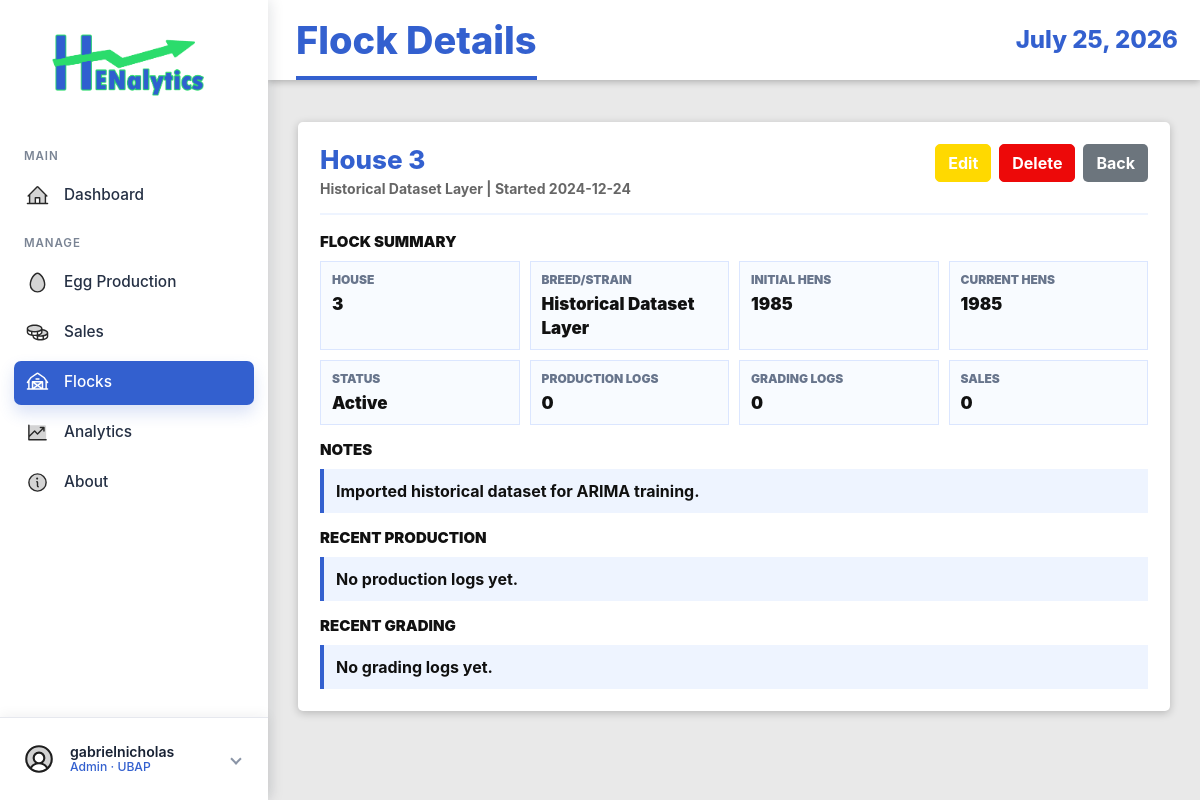
Page /flocks/4/ (signed in) on the earlier database version.
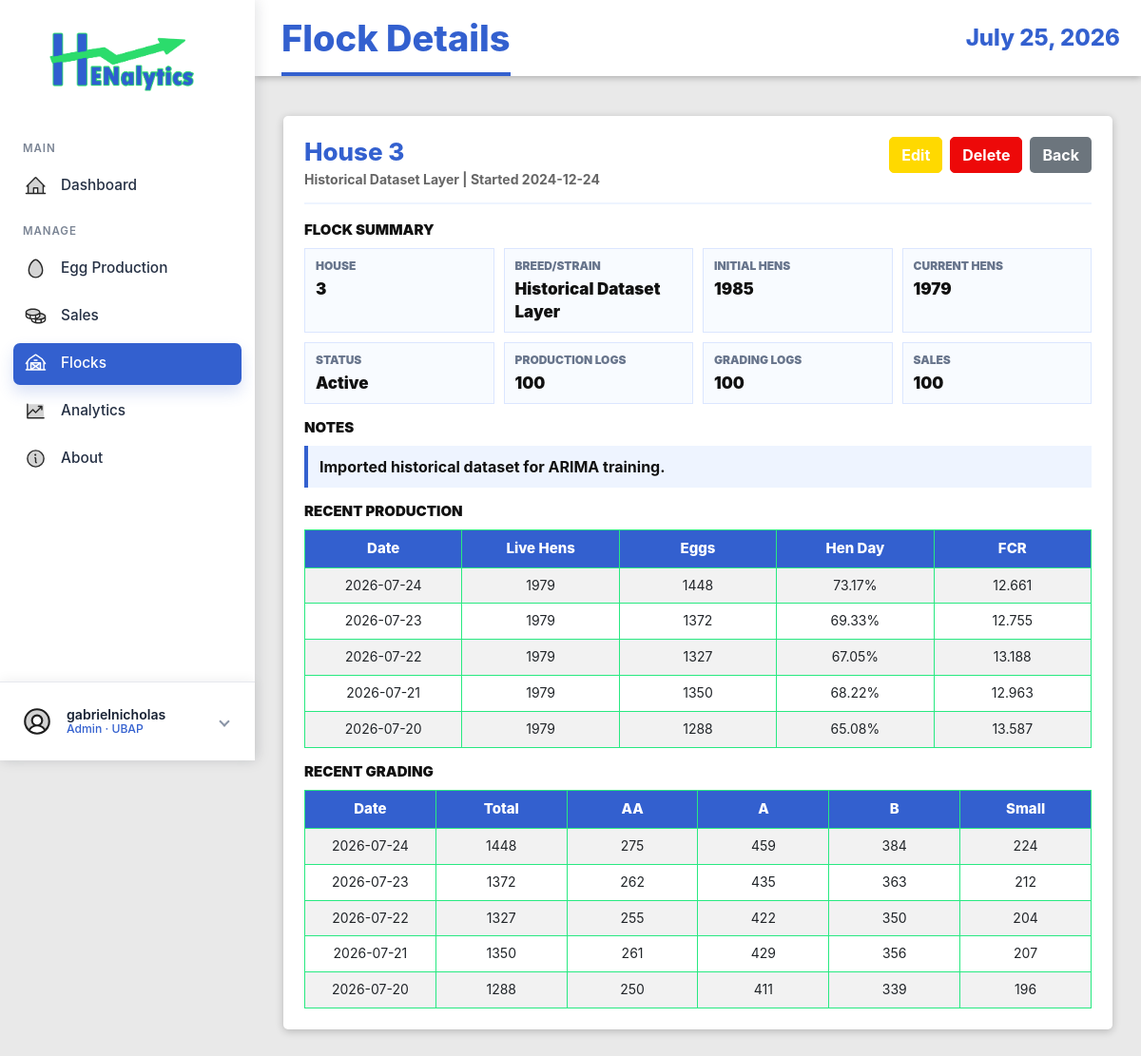
Same page on the later database version.
### EggProduction/models.py (models this page shows, shortened)
class ProductionLog(models.Model):
    flock = models.ForeignKey(Flock, on_delete=models.CASCADE, related_name='production_logs')
    log_date = models.DateField()
    age_weeks = models.IntegerField(validators=[MinValueValidator(0)])
    age_days = models.IntegerField(validators=[MinValueValidator(0)])
    hen_count = models.IntegerField(validators=[MinValueValidator(0)])
    dead_count = models.IntegerField(validators=[MinValueValidator(0)], default=0)
    culled_count = models.IntegerField(validators=[MinValueValidator(0)], default=0)
    feed_bags = models.IntegerField(validators=[MinValueValidator(0)], default=0)
    eggs_total = models.IntegerField(validators=[MinValueValidator(0)])
    pct_hen_day = models.DecimalField(max_digits=5, decimal_places=2, validators=[MinValueValidator(0), MaxValueValidator(100)])
    pct_hen_housed = models.DecimalField(max_digits=5, decimal_places=2, validators=[MinValueValidator(0), MaxValueValidator(100)])
    fcr = models.DecimalField(max_digits=8, decimal_places=3, null=True, blank=True, help_text="Feed Conversion Ratio")
    remarks = models.TextField(blank=True, null=True)
    entered_by = models.ForeignKey(User, on_delete=models.SET_NULL, null=True, related_name='production_logs')
    created_at = models.DateTimeField(auto_now_add=True)
    updated_at = models.DateTimeField(auto_now=True)
    class Meta:
        ordering = ['-log_date']
        unique_together = ('flock', 'log_date')

class GradingLog(models.Model):
    flock = models.ForeignKey(Flock, on_delete=models.CASCADE, related_name='grading_logs')
    log_date = models.DateField()
    age_weeks = models.IntegerField(validators=[MinValueValidator(0)])
    eggs_total = models.IntegerField(validators=[MinValueValidator(0)])
    eggs_aa = models.IntegerField(validators=[MinValueValidator(0)], default=0)
    eggs_a = models.IntegerField(validators=[MinValueValidator(0)], default=0)
    eggs_b = models.IntegerField(validators=[MinValueValidator(0)], default=0)
    eggs_small = models.IntegerField(validators=[MinValueValidator(0)], default=0)
    eggs_broken = models.IntegerField(validators=[MinValueValidator(0)], default=0)
    eggs_decode = models.IntegerField(validators=[MinValueValidator(0)], default=0)
    eggs_source = models.CharField(max_length=100, blank=True, null=True)
    created_at = models.DateTimeField(auto_now_add=True)
    updated_at = models.DateTimeField(auto_now=True)
    class Meta:
        ordering = ['-log_date']
        unique_together = ('flock', 'log_date')

### EggProduction/views.py (the view)
# urls.py: path('flocks/<int:pk>/', views.FlockDetailView.as_view(), name='flock-detail'),
class FlockDetailView(LoginRequiredMixin, DetailView):
    model = Flock
    template_name = 'egg_production/flock_detail.html'
    context_object_name = 'flock'
    def get_context_data(self, **kwargs):
        context = super().get_context_data(**kwargs)
        flock = self.get_object()
        production_qs = ProductionLog.objects.filter(flock=flock)
        grading_qs = GradingLog.objects.filter(flock=flock)
        sales_qs = SalesTransaction.objects.filter(flock=flock)
        context['production_logs'] = production_qs.order_by('-log_date')[:5]
        context['grading_logs'] = grading_qs.order_by('-log_date')[:5]
        context['sales'] = sales_qs.order_by('-sale_date')[:5]
        context['production_log_count'] = production_qs.count()
        context['grading_log_count'] = grading_qs.count()
        context['sales_count'] = sales_qs.count()
        context['current_hen_count'] = (
            production_qs.order_by('-log_date', '-pk')
            .values_list('hen_count', flat=True)
            .first()
            or flock.initial_hen_count
        )
        return context

### EggProduction/templates/egg_production/flock_detail.html (shortened to what the changed rows need)
{% extends 'base.html' %}
{% load static %}
{% block page_title %}Flock Details{% endblock %}
{% block content %}
<div class="action-panel detail-panel">
    <div class="detail-header">
        <div>
            <h2 class="detail-title">House {{ flock.house_no }}</h2>
        </div>
    </div>
    <section class="detail-section">
        <div class="detail-grid">
            <div class="detail-item"><span class="detail-label">Current Hens</span><span class="detail-value">{{ current_hen_count }}</span></div>
            <div class="detail-item"><span class="detail-label">Production Logs</span><span class="detail-value">{{ production_log_count }}</span></div>
            <div class="detail-item"><span class="detail-label">Grading Logs</span><span class="detail-value">{{ grading_log_count }}</span></div>
            <div class="detail-item"><span class="detail-label">Sales</span><span class="detail-value">{{ sales_count }}</span></div>
        </div>
    </section>
    <section class="detail-section">
        <h3 class="detail-section-title">Recent Production</h3>
        {% if production_logs %}
        <div class="table-responsive detail-mini-table">
            <table class="table table-striped">
                <thead>
                    <tr>
                        <th>Date</th>
                        <th>Live Hens</th>
                        <th>Eggs</th>
                        <th>Hen Day</th>
                        <th>FCR</th>
                    </tr>
                </thead>
                <tbody>
                    {% for log in production_logs %}
                    <tr>
                        <td>{{ log.log_date|date:"Y-m-d" }}</td>
                        <td>{{ log.hen_count }}</td>
                        <td>{{ log.eggs_total }}</td>
                        <td>{{ log.pct_hen_day }}%</td>
                        <td>{{ log.fcr|default:"N/A" }}</td>
                    </tr>
                    {% endfor %}
                </tbody>
            </table>
        </div>
        {% else %}
        <div class="detail-note">No production logs yet.</div>
        {% endif %}
    </section>
    <section class="detail-section">
        <h3 class="detail-section-title">Recent Grading</h3>
        {% if grading_logs %}
        <div class="table-responsive detail-mini-table">
            <table class="table table-striped">
                <thead>
                    <tr>
                        <th>Date</th>
                        <th>Total</th>
                        <th>AA</th>
                        <th>A</th>
                        <th>B</th>
                        <th>Small</th>
                    </tr>
                </thead>
                <tbody>
                    {% for log in grading_logs %}
                    <tr>
                        <td>{{ log.log_date|date:"Y-m-d" }}</td>
                        <td>{{ log.eggs_total }}</td>
                        <td>{{ log.eggs_aa }}</td>
                        <td>{{ log.eggs_a }}</td>
                        <td>{{ log.eggs_b }}</td>
                        <td>{{ log.eggs_small }}</td>
                    </tr>
                    {% endfor %}
                </tbody>
            </table>
        </div>
        {% else %}
        <div class="detail-note">No grading logs yet.</div>
        {% endif %}
    </section>
</div>
{% endblock %}

Differences in the rows shown:
added ProductionLog: log_date "2026-07-24", hen_count "1979", eggs_total "1448", pct_hen_day "73.17", fcr "12.661"
added ProductionLog: log_date "2026-07-23", hen_count "1979", eggs_total "1372", pct_hen_day "69.33", fcr "12.755"
added ProductionLog: log_date "2026-07-22", hen_count "1979", eggs_total "1327", pct_hen_day "67.05", fcr "13.188"
added ProductionLog: log_date "2026-07-21", hen_count "1979", eggs_total "1350", pct_hen_day "68.22", fcr "12.963"
added ProductionLog: log_date "2026-07-20", hen_count "1979", eggs_total "1288", pct_hen_day "65.08", fcr "13.587"
added GradingLog: log_date "2026-07-24", eggs_total "1448", eggs_aa "275", eggs_a "459", eggs_b "384", eggs_small "224"
added GradingLog: log_date "2026-07-23", eggs_total "1372", eggs_aa "262", eggs_a "435", eggs_b "363", eggs_small "212"
added GradingLog: log_date "2026-07-22", eggs_total "1327", eggs_aa "255", eggs_a "422", eggs_b "350", eggs_small "204"
added GradingLog: log_date "2026-07-21", eggs_total "1350", eggs_aa "261", eggs_a "429", eggs_b "356", eggs_small "207"
added GradingLog: log_date "2026-07-20", eggs_total "1288", eggs_aa "250", eggs_a "411", eggs_b "339", eggs_small "196"
Other differences:
{{ current_hen_count }}: "1985" → "1979"
{{ production_log_count }}: "0" → "100"
{{ grading_log_count }}: "0" → "100"
{{ sales_count }}: "0" → "100"
text no longer shown: "No production logs yet. No grading logs yet."
text now shown: "Date Live Hens Eggs Hen Day FCR Date Total AA A B Small"
